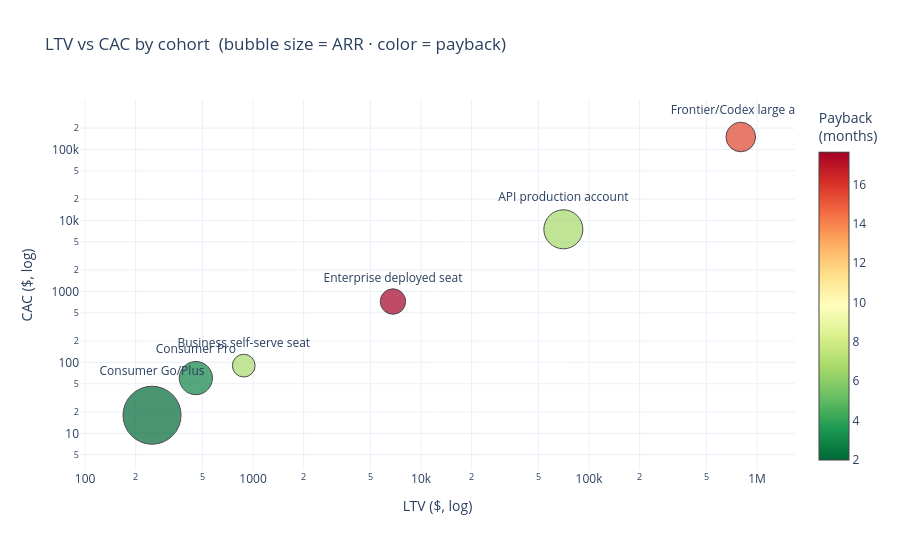

Notebook cell for this chart:
### Code cell
# 5.4 Plotly bubble — interactive #1
fig = go.Figure()
fig.add_trace(go.Scatter(
    x=ltv['ltv_simple'], y=ltv['cac'],
    mode='markers+text',
    marker=dict(
        size=np.sqrt(ltv['arr']/1e9) * 18,
        color=ltv['payback'],
        colorscale='RdYlGn_r',
        showscale=True,
        colorbar=dict(title='Payback<br>(months)'),
        line=dict(color='black', width=1),
        sizemode='diameter',
    ),
    text=ltv['cohort'],
    textposition='top center',
    hovertemplate=('<b>%{text}</b><br>'
                   'LTV: $%{x:,.0f}<br>'
                   'CAC: $%{y:,.0f}<br>'
                   '<extra></extra>'),
))
fig.update_layout(
    title='LTV vs CAC by cohort  (bubble size = ARR · color = payback)',
    xaxis=dict(type='log', title='LTV ($, log)'),
    yaxis=dict(type='log', title='CAC ($, log)'),
    width=900, height=550,
    template='plotly_white',
)
fig.show()

### Figure 1 — Plotly figure (JSON) as saved in the notebook; plotly's stock layout.template omitted (floating-point values rounded to 4 significant figures)
{"data": [{"hovertemplate": "<b>%{text}</b><br>LTV: $%{x:,.0f}<br>CAC: $%{y:,.0f}<br><extra></extra>", "marker": {"color": [1.998, 2.857, 6.818, 17.65, 6.667, 15.62], "colorbar": {"title": {"text": "Payback<br>(months)"}}, "colorscale": [[0.0, "rgb(0,104,55)"], [0.1, "rgb(26,152,80)"], [0.2, "rgb(102,189,99)"], [0.3, "rgb(166,217,106)"], [0.4, "rgb(217,239,139)"], [0.5, "rgb(255,255,191)"], [0.6, "rgb(254,224,139)"], [0.7, "rgb(253,174,97)"], [0.8, "rgb(244,109,67)"], [0.9, "rgb(215,48,39)"], [1.0, "rgb(165,0,38)"]], "line": {"color": "black", "width": 1}, "showscale": true, "size": [58.05, 33.19, 22.77, 25.46, 39.02, 29.58], "sizemode": "diameter"}, "mode": "markers+text", "text": ["Consumer Go/Plus", "Consumer Pro", "Business self-serve seat", "Enterprise deployed seat", "API production account", "Frontier/Codex large acct"], "textposition": "top center", "type": "scatter", "x": [250.3, 456.5, 880.0, 6800.0, 70310.0, 800000.0], "y": [18, 60, 90, 720, 7500, 150000]}], "layout": {"height": 550, "title": {"text": "LTV vs CAC by cohort  (bubble size = ARR · color = payback)"}, "width": 900, "xaxis": {"title": {"text": "LTV ($, log)"}, "type": "log"}, "yaxis": {"title": {"text": "CAC ($, log)"}, "type": "log"}}}
